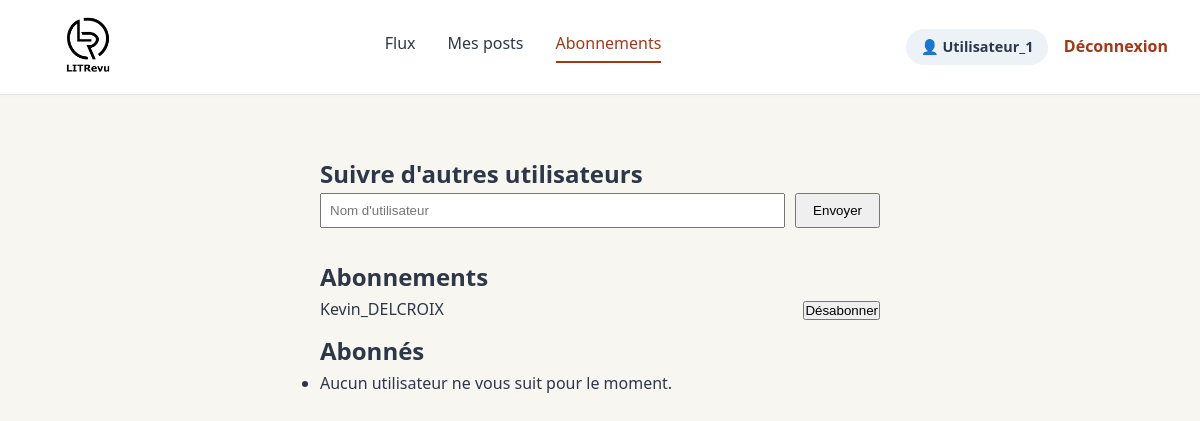
Screenshot of /subscriptions/ (signed in) with the database file from the repository.
### authentication/models.py (models this page shows)
class User(AbstractUser):
    pass

### litrevu/models.py (models this page shows, shortened)
class UserFollows(models.Model):
    user = models.ForeignKey(
        to=settings.AUTH_USER_MODEL,
        on_delete=models.CASCADE,
        related_name="following",
    )
    followed_user = models.ForeignKey(
        to=settings.AUTH_USER_MODEL,
        on_delete=models.CASCADE,
        related_name="followed_by",
    )
    class Meta:
        unique_together = ("user", "followed_user")
        verbose_name = "Abonnement"
        verbose_name_plural = "Abonnements"

### authentication/views.py (the view, shortened to what this page needs)
# urls.py: django.urls.path('subscriptions/', auth_views.subscriptions, name='subscriptions'),
@login_required
def subscriptions(request):
    message = ""
    following = UserFollows.objects.filter(user=request.user)
    followers = UserFollows.objects.filter(followed_user=request.user)
    context = {
        "following": following,
        "followers": followers,
        "message": message,
    }
    return render(request, "litrevu/subscriptions.html", context)

### litrevu/templates/litrevu/subscriptions.html (shortened to what this page needs)
{% extends 'authentication/base.html' %}
{% block content %}
<div style="max-width: 600px; margin: 0 auto; padding: 20px;">
    <h2>Suivre d'autres utilisateurs</h2>
    <form method="post" style="margin-bottom: 30px;">
        <div style="display: flex; gap: 10px;">
            <input type="text" name="username" placeholder="Nom d'utilisateur" required style="flex: 1; padding: 8px;">
            <button type="submit" style="padding: 8px 16px;">Envoyer</button>
        </div>
    </form>
    <h2>Abonnements</h2>
    <ul>
        {% for follow in following %}
            <li style="display: flex; justify-content: space-between; align-items: center; margin-bottom: 10px;">
                <span>{{ follow.followed_user.username }}</span>
                <form method="post" action="{% url 'unsubscribe' follow.id %}">
                    <button type="submit" class="btn-danger">Désabonner</button>
                </form>
            </li>
        {% empty %}
            <li>Vous ne suivez aucun utilisateur pour le moment.</li>
        {% endfor %}
    </ul>
    <h2>Abonnés</h2>
    <ul>
        {% for follower in followers %}
            <li>{{ follower.user.username }}</li>
        {% empty %}
            <li>Aucun utilisateur ne vous suit pour le moment.</li>
        {% endfor %}
    </ul>
</div>
{% endblock %}

### authentication/templates/authentication/base.html (shortened to what this page needs)
{% load static %}
<!DOCTYPE html>
<html lang="fr">
<head>
    <link rel="stylesheet" href="{% static 'css/style.css' %}?v=1.1">
</head>
<body>
    {% if user.is_authenticated %}
    <header class="navbar">
        <div class="nav-brand">
            <a href="{% url 'home' %}">
                <img src="{% static 'images/logo.png' %}" alt="LITRevu Logo" class="logo">
            </a>
        </div>
        <nav class="nav-center">
            <a href="{% url 'home' %}" class="nav-item {% if request.resolver_match.url_name == 'home' %}active{% endif %}">Flux</a>
            <a href="{% url 'posts' %}" class="nav-item {% if request.resolver_match.url_name == 'posts' %}active{% endif %}">Mes posts</a>
            <a href="{% url 'subscriptions' %}" class="nav-item {% if request.resolver_match.url_name == 'subscriptions' %}active{% endif %}">Abonnements</a>
        </nav>
        <div class="nav-right">
            <span class="user-badge">👤 {{ user.username }}</span>
            <a href="{% url 'logout' %}" class="btn-logout">Déconnexion</a>
        </div>
    </header>
    {% endif %}
    <main class="main-container">
        {% block content %}
        {% endblock %}
    </main>
</body>
</html>

### static/css/style.css (style rules this page uses)
:root { --primary-color: #1a1a1a; --accent-color: #a33816; --accent-hover: #822c11; --bg-color: #f8f6f0; --card-bg: #ffffff; --border-color: #e2e8f0; --text-color: #2d3748; --text-muted: #718096; --radius: 12px; --shadow: 0 4px 15px rgba(0, 0, 0, 0.05); }
* { box-sizing: border-box; margin: 0; padding: 0; }
body { font-family: 'Segoe UI', system-ui, -apple-system, sans-serif; background-color: var(--bg-color); color: var(--text-color); line-height: 1.6; }
.navbar { background-color: #ffffff; border-bottom: 1px solid var(--border-color); padding: 0.75rem 2rem; display: flex; align-items: center; justify-content: space-between; box-shadow: 0 2px 4px rgba(0, 0, 0, 0.02); }
.nav-brand .logo { height: 70px; width: auto; display: block; object-fit: contain; }
.nav-center { display: flex; gap: 2rem; }
.nav-item { text-decoration: none; color: var(--text-color); font-weight: 500; padding-bottom: 0.25rem; transition: color 0.2s ease; }
.nav-item:hover, .nav-item.active { color: var(--accent-color); border-bottom: 2px solid var(--accent-color); }
.nav-right { display: flex; align-items: center; gap: 1rem; }
.user-badge { background-color: #edf2f7; padding: 0.4rem 0.9rem; border-radius: 20px; font-size: 0.9rem; font-weight: 600; color: var(--text-color); }
.btn-logout { color: var(--accent-color); text-decoration: none; font-weight: 600; transition: color 0.2s; }
.main-container { max-width: 800px; margin: 2.5rem auto; padding: 0 1rem; }

### rows the page displays
User: username "Utilisateur_1"
UserFollows: followed_user.username "Kevin_DELCROIX"
